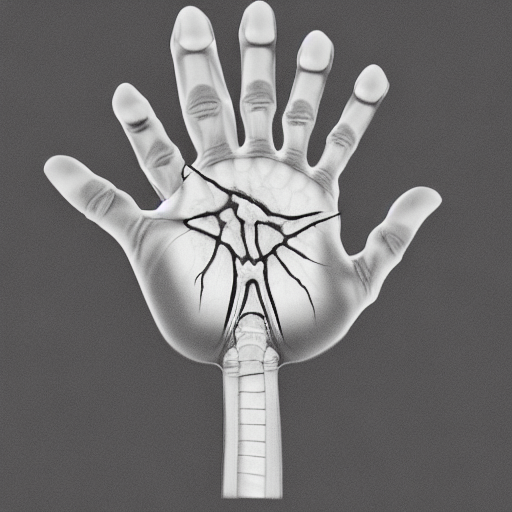
#> input picture models/cau_hinh_B/ket_qua/test_base_model_4362.png, 512 x 512 px
$ python -i mask_generator.py   (imports and definitions only)
#> lines starting #> are read from the running program, lines starting #| are printed output that depends on the picture; after the words box and inside, x2 and y2 are one past the last pixel; in counts of white or black regions, pixels touching at a corner belong together
#> further down, picture is the input picture: PIL image 512x512 RGB; mean R, G, B 116, 114.8, 115.3
# models/cau_hinh_C/mask_generator.py
import numpy as np
import cv2
from PIL import Image

def generate_hand_bounding_box_mask(image_pil: Image.Image, margin: int = 15) -> Image.Image:
    """
    Tự động phân đoạn bàn tay bằng OpenCV để tạo mask bounding box:
    - Vùng trong hộp giới hạn bàn tay: mask = 0 (bảo vệ cấu trúc giải phẫu)
    - Vùng ngoài hộp giới hạn (chứa nhãn dán, nhiễu): mask = 255 (cho phép inpaint làm sạch)
    """
#> called with margin = 15
    img_np = np.array(image_pil.convert("RGB"))
    gray = cv2.cvtColor(img_np, cv2.COLOR_RGB2GRAY)

    # Nhị phân hóa Otsu để tìm vùng bàn tay sáng màu trên nền tối
    _, thresh = cv2.threshold(gray, 0, 255, cv2.THRESH_BINARY + cv2.THRESH_OTSU)
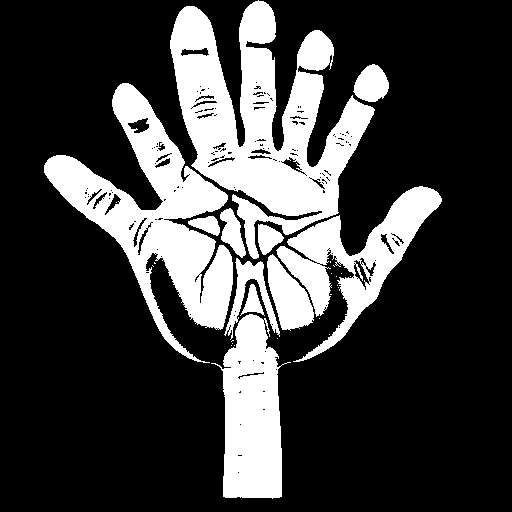
#> thresh: shape (512, 512); 24.9% white; 30 white regions (19 under 20 px)

    # Tìm các contour liên kết
    contours, _ = cv2.findContours(thresh, cv2.RETR_EXTERNAL, cv2.CHAIN_APPROX_SIMPLE)
#> contours = 29 contours, 18 with area under 20; largest, box (x1, y1, x2, y2) and area: (170, 0, 375, 259) 24029, (44, 83, 233, 363) 17424, (211, 314, 291, 499) 9034, (276, 186, 442, 362) 8623, (267, 254, 314, 331) 1940

    # Mặc định mask trắng toàn bộ (255)
    width, height = image_pil.size
#> width = 512; height = 512
    mask_np = np.full((height, width), 255, dtype=np.uint8)

    if contours:
        # Contour lớn nhất là vùng bàn tay
        largest_contour = max(contours, key=cv2.contourArea)
#> largest_contour = contour of 789 points, box (x1, y1, x2, y2) (170, 0, 375, 259), area 24029
        x, y, w, h = cv2.boundingRect(largest_contour)
#> x = 170; y = 0; w = 205; h = 259

        # Thêm biên an toàn (margin) để tránh mất sụn hoặc rìa da tay
        x0 = max(0, x - margin)
#> x0 = 155
        y0 = max(0, y - margin)
#> y0 = 0
        x1 = min(width, x + w + margin)
#> x1 = 390
        y1 = min(height, y + h + margin)
#> y1 = 274

        # Ghi đè vùng bàn tay bằng màu đen (0) để bảo vệ giải phẫu
        mask_np[y0:y1, x0:x1] = 0

    return Image.fromarray(mask_np)

>>> from PIL import Image
>>> picture = Image.open('../cau_hinh_B/ket_qua/test_base_model_4362.png')
>>> result = generate_hand_bounding_box_mask(picture)
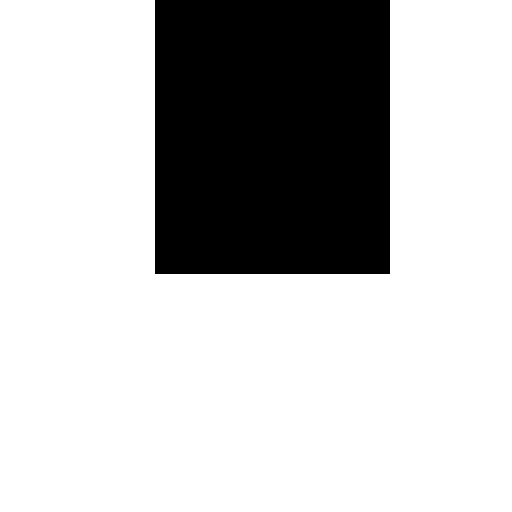
#> result: PIL image 512x512 L; 75.4% white; 1 black region, box (x1, y1, x2, y2) and area: (155, 0, 390, 274) 64390

$ run again, on models/cau_hinh_B/ket_qua/test_checkpoint-1000.png
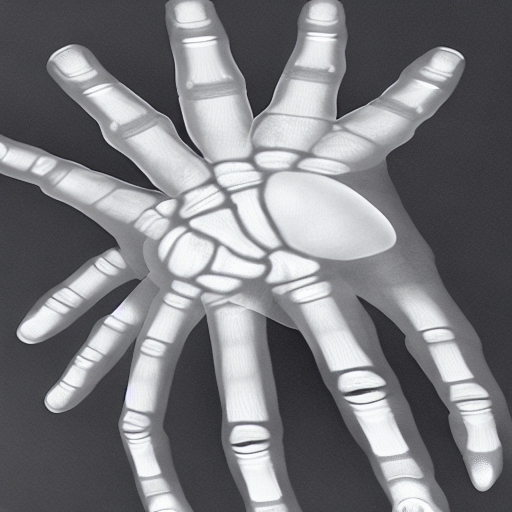
#> input picture models/cau_hinh_B/ket_qua/test_checkpoint-1000.png, 512 x 512 px
#> picture is the input picture: PIL image 512x512 RGB; mean R, G, B 123.1, 123.9, 127.3
#> in generate_hand_bounding_box_mask, `_, thresh = cv2.threshold(gray, 0, 255, cv2.THRESH_BINARY + cv2.THRESH..`:
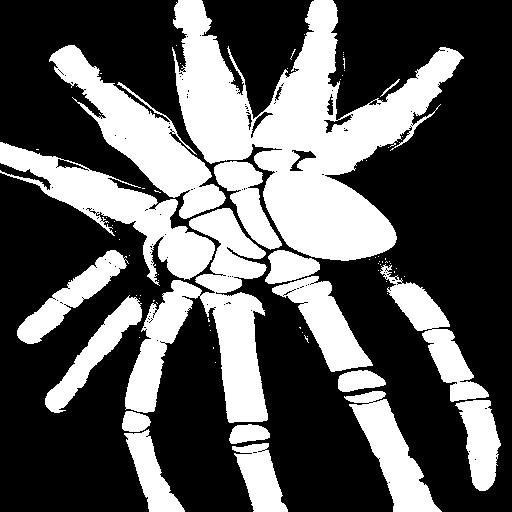
#> thresh: shape (512, 512); 35.4% white; 80 white regions (62 under 20 px)
#> contours = 80 contours, 62 with area under 20; largest, box (x1, y1, x2, y2) and area: (172, 0, 464, 261) 31134, (125, 208, 268, 423) 12208, (49, 45, 226, 219) 8644, (0, 142, 215, 286) 8418, (344, 391, 442, 512) 4308
#> largest_contour = contour of 1074 points, box (x1, y1, x2, y2) (172, 0, 464, 261), area 31134
#> x = 172; y = 0; w = 292; h = 261
#> x0 = 157
#> y0 = 0
#> x1 = 479
#> y1 = 276
#> `result = generate_hand_bounding_box_mask(picture)`:
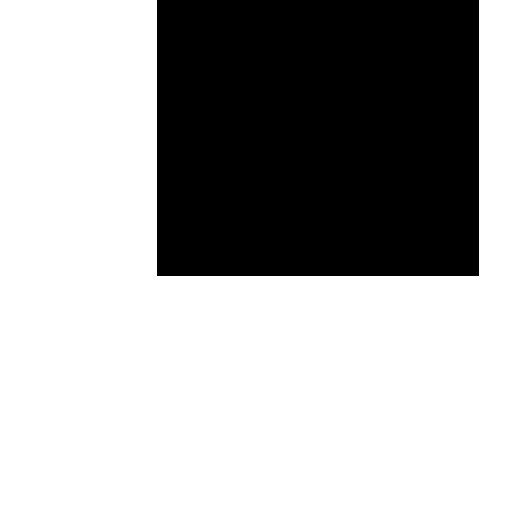
#> result: PIL image 512x512 L; 66.1% white; 1 black region, box (x1, y1, x2, y2) and area: (157, 0, 479, 276) 88872
